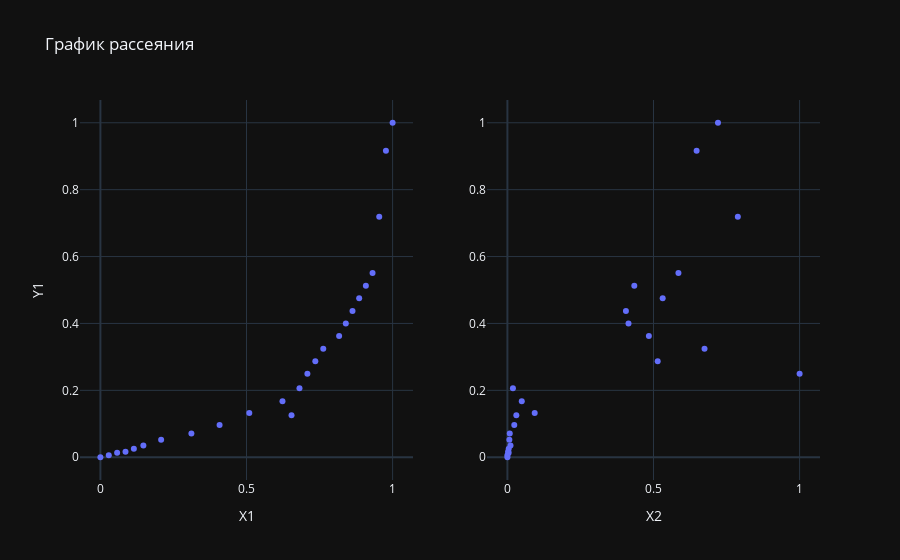

Write notebook code for a chart like this one.
### Markdown cell above
$$\hat y_1 = 0.3736x_{1} + 0.3157x_{2}$$

### Code cell
fig = make_subplots(rows=1, cols=2)
fig.update_yaxes(title_text='Y1', row=1, col=1)

fig.add_trace(px.scatter(x=x1, y=y1).data[0], row=1, col=1)
fig.update_xaxes(title_text='X1', row=1, col=1)

fig.add_trace(px.scatter(x=x2, y=y1).data[0], row=1, col=2)
fig.update_xaxes(title_text='X2', row=1, col=2)

fig.update_layout(title_text="График рассеяния")
fig.show()

### Figure 1 — Plotly figure (JSON) as saved in the notebook; plotly's stock layout.template omitted (floating-point values rounded to 4 significant figures)
{"data": [{"hovertemplate": "x=%{x}<br>y=%{y}<extra></extra>", "legendgroup": "", "marker": {"color": "#636efa", "symbol": "circle"}, "mode": "markers", "name": "", "orientation": "v", "showlegend": false, "x": [0.0, 0.02863, 0.05726, 0.08589, 0.1145, 0.1471, 0.2079, 0.3114, 0.4079, 0.5095, 0.6231, 0.6541, 0.6813, 0.7084, 0.7356, 0.7627, 0.817, 0.8399, 0.8628, 0.8856, 0.9085, 0.9314, 0.9543, 0.9771, 1.0], "xaxis": "x", "y": [0.0, 0.006149, 0.01322, 0.0166, 0.02552, 0.03494, 0.05199, 0.07067, 0.09637, 0.1319, 0.1677, 0.1255, 0.2062, 0.2493, 0.2869, 0.3246, 0.3622, 0.3999, 0.4375, 0.4752, 0.5128, 0.5505, 0.719, 0.9161, 1.0], "yaxis": "y", "type": "scatter"}, {"hovertemplate": "x=%{x}<br>y=%{y}<extra></extra>", "legendgroup": "", "marker": {"color": "#636efa", "symbol": "circle"}, "mode": "markers", "name": "", "orientation": "v", "showlegend": false, "x": [9.806e-05, 0.0, 0.004307, 0.002307, 0.004533, 0.01066, 0.006724, 0.008001, 0.02353, 0.09346, 0.04918, 0.03061, 0.0189, 1.0, 0.5143, 0.6746, 0.4841, 0.4144, 0.4056, 0.5314, 0.4343, 0.5853, 0.7886, 0.6475, 0.7206], "xaxis": "x2", "y": [0.0, 0.006149, 0.01322, 0.0166, 0.02552, 0.03494, 0.05199, 0.07067, 0.09637, 0.1319, 0.1677, 0.1255, 0.2062, 0.2493, 0.2869, 0.3246, 0.3622, 0.3999, 0.4375, 0.4752, 0.5128, 0.5505, 0.719, 0.9161, 1.0], "yaxis": "y2", "type": "scatter"}], "layout": {"xaxis": {"anchor": "y", "domain": [0.0, 0.45], "title": {"text": "X1"}}, "yaxis": {"anchor": "x", "domain": [0.0, 1.0], "title": {"text": "Y1"}}, "xaxis2": {"anchor": "y2", "domain": [0.55, 1.0], "title": {"text": "X2"}}, "yaxis2": {"anchor": "x2", "domain": [0.0, 1.0]}, "title": {"text": "График рассеяния"}}}
